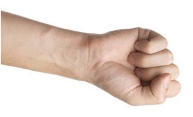
#> input picture pedra_1.png, 193 x 117 px
$ python jogo.py
#> lines starting #> are read from the running program, lines starting #| are printed output that depends on the picture
import cv2
from matplotlib import pyplot as plt
import numpy as np


cap = cv2.VideoCapture('pedra-papel-tesoura.mp4')

placar_1 = 0
placar_2 = 0

pedra_template_1 = cv2.imread('pedra_1.png', 0)
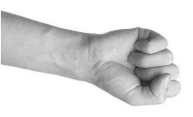
#> pedra_template_1: shape (117, 193); min 34, max 255, mean 218.2
papel_template_1 = cv2.imread('papel_1.png', 0)
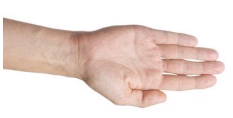
#> input picture papel_1.png, 233 x 118 px
#> papel_template_1: shape (118, 233); min 101, max 255, mean 223.2
tesoura_template_1 = cv2.imread('tesoura_1.png', 0)
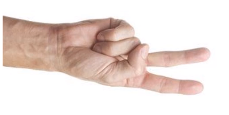
#> input picture tesoura_1.png, 229 x 115 px
#> tesoura_template_1: shape (115, 229); min 68, max 255, mean 224.4
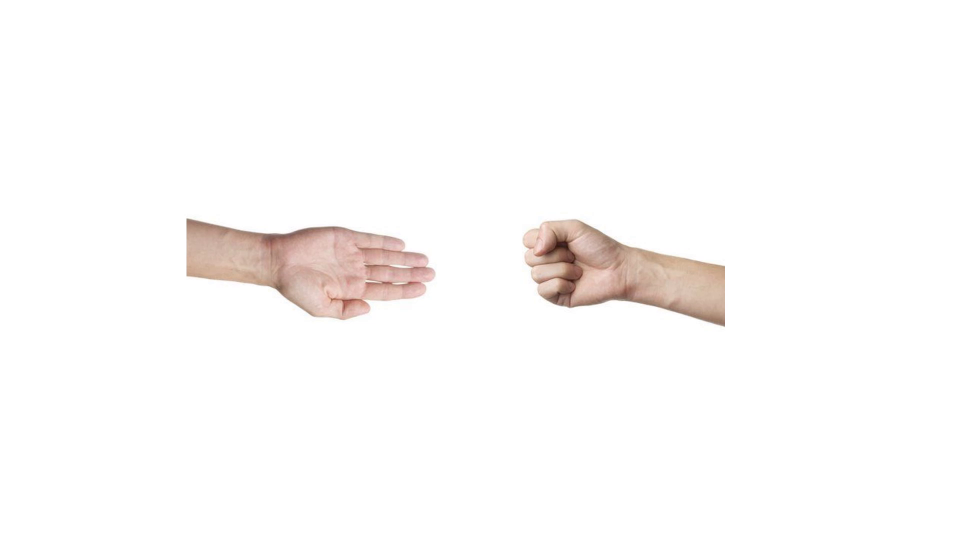
#> input picture frame 92 of pedra-papel-tesoura.mp4, 1920 x 1080 px (shown at 1/2 size)
#> further down, frame is the input picture: shape (1080, 1920, 3); mean B, G, R 249.3, 250.1, 252

pedra_template_2 = cv2.imread('pedra_2.png', 0)
papel_template_2 = cv2.imread('papel_2.png', 0)
tesoura_template_2 = cv2.imread('tesoura_2.png', 0)

def detect_jogada_2(frame):
    gray = cv2.cvtColor(frame, cv2.COLOR_BGR2GRAY)

    res_pedra = cv2.matchTemplate(gray, pedra_template_2, cv2.TM_CCOEFF_NORMED)
    res_papel = cv2.matchTemplate(gray, papel_template_2, cv2.TM_CCOEFF_NORMED)
    res_tesoura = cv2.matchTemplate(gray, tesoura_template_2, cv2.TM_CCOEFF_NORMED)

    max_pedra = cv2.minMaxLoc(res_pedra)[1]
    max_papel = cv2.minMaxLoc(res_papel)[1]
    max_tesoura = cv2.minMaxLoc(res_tesoura)[1]

    vars_dict = {'jogador 2 pedra': max_pedra, 'jogador 2 papel': max_papel, 'jogador 2 tesoura': max_tesoura}
    max_var = max(vars_dict, key=vars_dict.get)
    return max_var


def detect_jogada(frame):
    gray = cv2.cvtColor(frame, cv2.COLOR_BGR2GRAY)
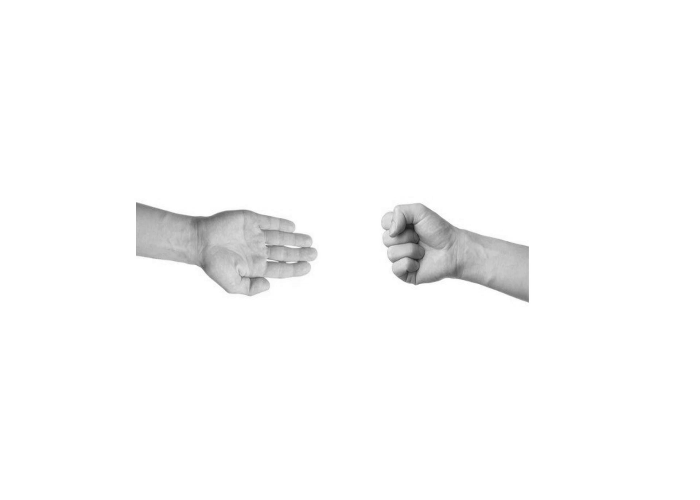
#> gray: shape (500, 700); min 28, max 255, mean 250.6

    res_pedra = cv2.matchTemplate(gray, pedra_template_1, cv2.TM_CCOEFF_NORMED)
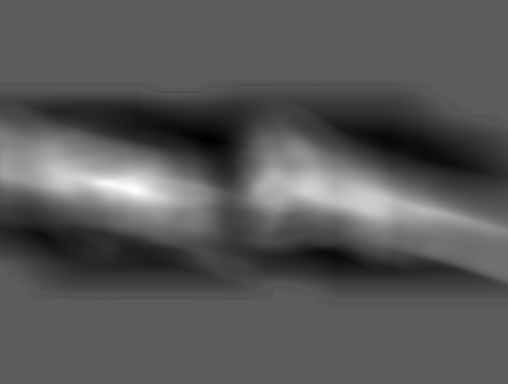
#> res_pedra: shape (384, 508) float32; min -0.383, max 0.668, mean -0.0175; drawn with min black and max white
    res_papel = cv2.matchTemplate(gray, papel_template_1, cv2.TM_CCOEFF_NORMED)
    res_tesoura = cv2.matchTemplate(gray, tesoura_template_1, cv2.TM_CCOEFF_NORMED)
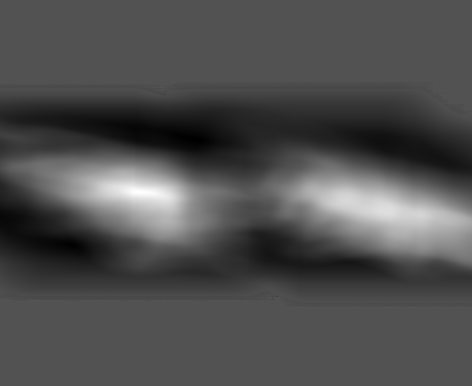
#> res_tesoura: shape (386, 472) float32; min -0.338, max 0.711, mean -0.0112; drawn with min black and max white

    max_pedra = cv2.minMaxLoc(res_pedra)[1]
#> max_pedra = 0.668
    max_papel = cv2.minMaxLoc(res_papel)[1]
#> max_papel = 0.785
    max_tesoura = cv2.minMaxLoc(res_tesoura)[1]
#> max_tesoura = 0.711

    vars_dict = {'jogador 1 pedra': max_pedra, 'jogador 1 papel': max_papel, 'jogador 1 tesoura': max_tesoura}
#> vars_dict = {'jogador 1 pedra': 0.668, 'jogador 1 papel': 0.785, 'jogador 1 tesoura': 0.711}
    max_var = max(vars_dict, key=vars_dict.get)
#> max_var = 'jogador 1 papel'
    return max_var

while True:
    ret, frame = cap.read()
    frame = cv2.resize(frame, (700, 500))

    jogada_1 = detect_jogada(frame)
#> jogada_1 = 'jogador 1 papel'
#> (the run stopped early here; a loop or call above may not have finished)
